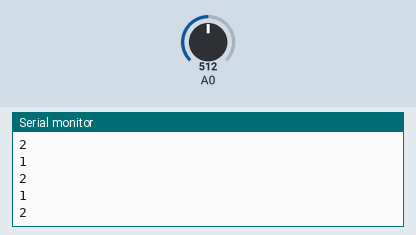
Recording of a sketch running on a simulated Arduino Uno, built with avr-gcc and run on an emulated ATmega328P. On the bench: the last lines printed to the serial monitor. The inputs (shaded band) are chosen by the test bench; at power-on: A0 = 512.

Above: at 1.2 s.
1.3 s: A0 set to 810
At 2.3 s:
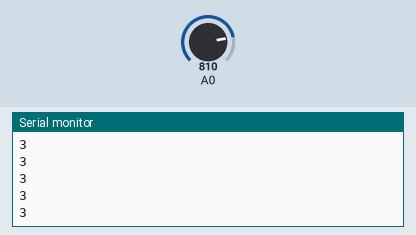
2.8 s: A0 set to 90
At 3.3 s:
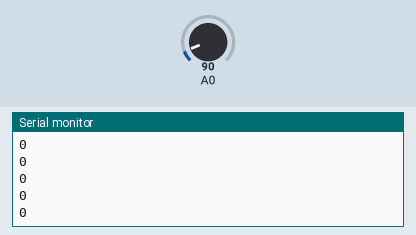
Timing chart, 0 to 5.8 s (numbered marks = the images above; inputs shaded):
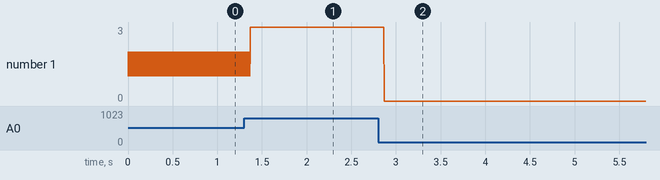

Measured:
- after the input at 1.3 s, the serial monitor: prints a new line after 0.07 s (image 1)
- after the input at 2.8 s, the serial monitor: prints a new line after 0.07 s (image 2)
- plotted number 1: 2 → 3 after the input at 1.3 s, 3 → 0 after the input at 2.8 s

The sketch:

input.ino
```cpp
int level = 0;
bool armed = false;

void setup() {
  Serial.begin(9600);
}

void loop() {
  int v = analogRead(A0);
  if (v > 800 && armed) {
    level = 3;
  } else if (v > 500 || (v > 400 && !armed)) {
    if (level < 2) {
      level = 2;
    } else {
      level--;
    }
  } else if (!(v < 100)) {
    level = 1;
  } else {
    level = 0;
  }
  armed = v % 2 == 0 ? true : false;
  bool odd = (v & 1) != 0;
  Serial.println(level);
}
```
